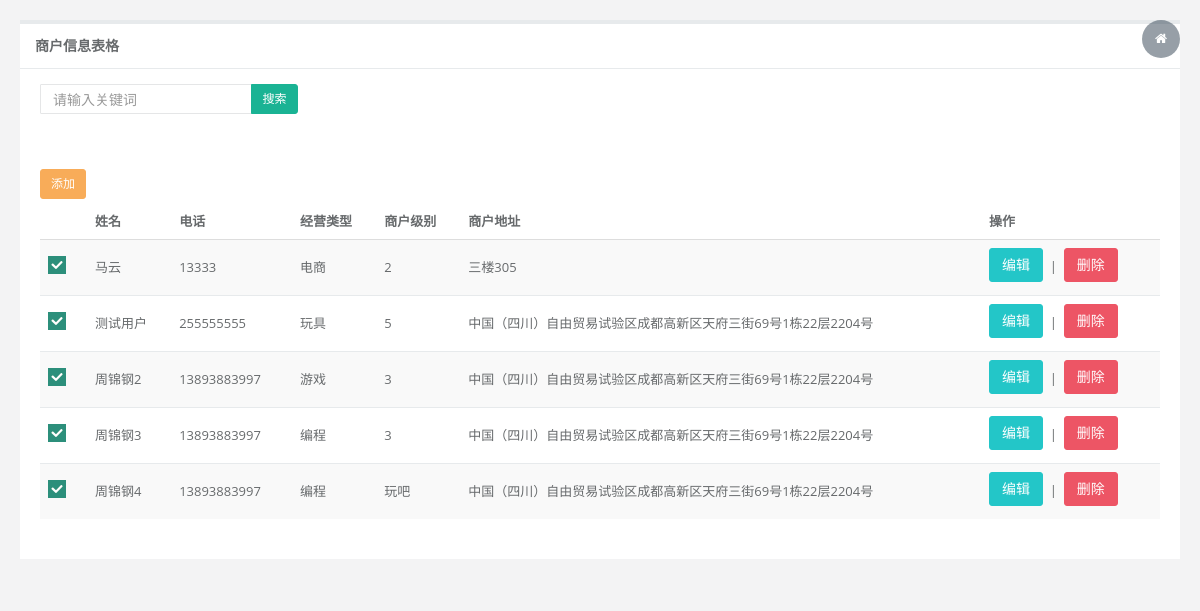
Page /listmerchant/ on the committed database.
### mywb/models.py (models this page shows)
class Merchant(models.Model):
    name = models.CharField(verbose_name="商户名", max_length=100)
    phone = models.CharField(verbose_name="电话", max_length=100)
    jylx = models.CharField(verbose_name="经营类型", max_length=100)
    level = models.CharField(verbose_name="商户级别", max_length=100)
    address = models.CharField(verbose_name="地址", max_length=100)

### mywb/views.py (the view)
# urls.py: path("listmerchant/",wb.listmerchant),
def listmerchant(request):
    merchants = Merchant.objects.all()
    if request.method == 'GET':
        return render(request, 'merchant/merchantlist.html', {'list': merchants})

### mywb/templates/merchant/merchantlist.html (shortened to what this page needs)
 <!DOCTYPE html>
<html>
<head>
    <link rel="shortcut icon" href="favicon.ico"> <link href="/static/css/bootstrap.min.css?v=3.3.7" rel="stylesheet">
    <link href="/static/css/font-awesome.css?v=4.4.0" rel="stylesheet">
    <link href="/static/css/plugins/iCheck/custom.css" rel="stylesheet">
    <link href="/static/css/animate.css" rel="stylesheet">
    <link href="/static/css/style.css?v=4.1.0" rel="stylesheet">
</head>
<body class="gray-bg">
    <div class="wrapper wrapper-content animated fadeInRight">
        <div class="row">
            <div class="col-sm-12">
                <div class="ibox float-e-margins">
                    <div class="ibox-title">
                        <h5>商户信息表格</h5>
                    </div>
                    <div class="ibox-content">
                        <div class="row">
                            <div class="col-sm-3">
                                <div class="input-group">
                                    <input type="text" placeholder="请输入关键词" class="input-sm form-control"> <span class="input-group-btn">
                                        <button type="button" class="btn btn-sm btn-primary"> 搜索</button> </span>
                                </div>
                                <div style="margin-top: 50px;">
                                     <button type="button" class="btn btn-sm btn-warning" onclick="gotoadd()">添加</button> </span>
                                </div>
                            </div>
                        </div>
                        <div class="table-responsive">
                            <table class="table table-striped">
                                <thead>
                                    <tr>
                                        <th></th>
                                        <th>姓名</th>
                                        <th>电话</th>
                                        <th>经营类型</th>
                                        <th>商户级别</th>
                                        <th>商户地址</th>
                                        <th>操作</th>
                                    </tr>
                                </thead>
                                <tbody>
                                    {% for item in list%}
                                    <tr>
                                        <td>
                                        </td>
                                        <td>{{item.name}}</td>
                                        <td>{{item.phone}}</td>
                                        <td>{{item.jylx}}</td>
                                        <td>{{item.level}}</td>
                                        <td>{{item.address}}</td>
                                        <td><a href="/merchantedit?id={{item.id}}" class="btn btn-info">编辑</a>&nbsp;&nbsp;|&nbsp;&nbsp;<a  href="/merchantdel?id={{ item.id }}" class="btn btn-danger">删除</a>
                                        </td>
                                    </tr>
                                    {% endfor r%}
                                </tbody>
                            </table>
                        </div>
                    </div>
                </div>
            </div>
        </div>
    </div>
</body>
</html>

### rows in the picture
Merchant: name "马云", phone "13333", jylx "电商", level "2", address "三楼305"
Merchant: name "测试用户", phone "255555555", jylx "玩具", level "5", address "中国（四川）自由贸易试验区成都高新区天府三街69号1栋22层2204号"
Merchant: name "周锦钢2", phone "13893883997", jylx "游戏", level "3", address "中国（四川）自由贸易试验区成都高新区天府三街69号1栋22层2204号"
Merchant: name "周锦钢3", phone "13893883997", jylx "编程", level "3", address "中国（四川）自由贸易试验区成都高新区天府三街69号1栋22层2204号"
Merchant: name "周锦钢4", phone "13893883997", jylx "编程", level "玩吧", address "中国（四川）自由贸易试验区成都高新区天府三街69号1栋22层2204号"
